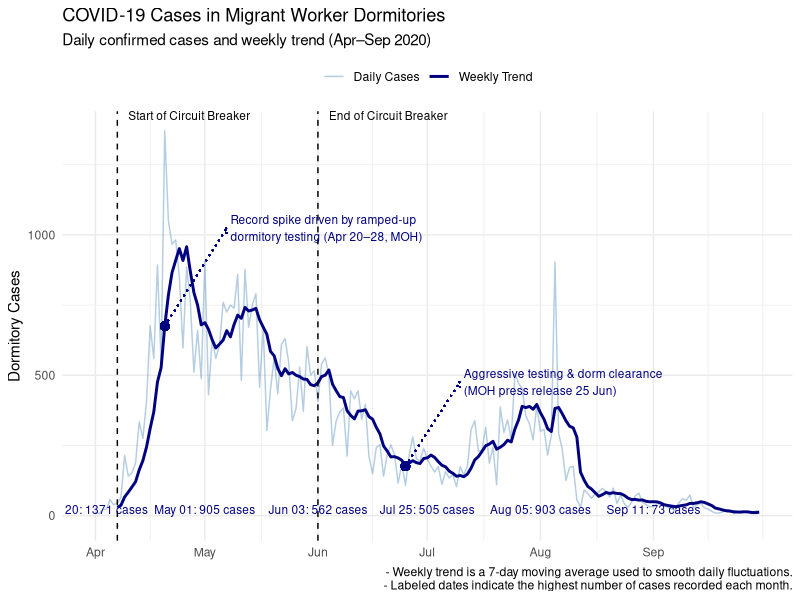
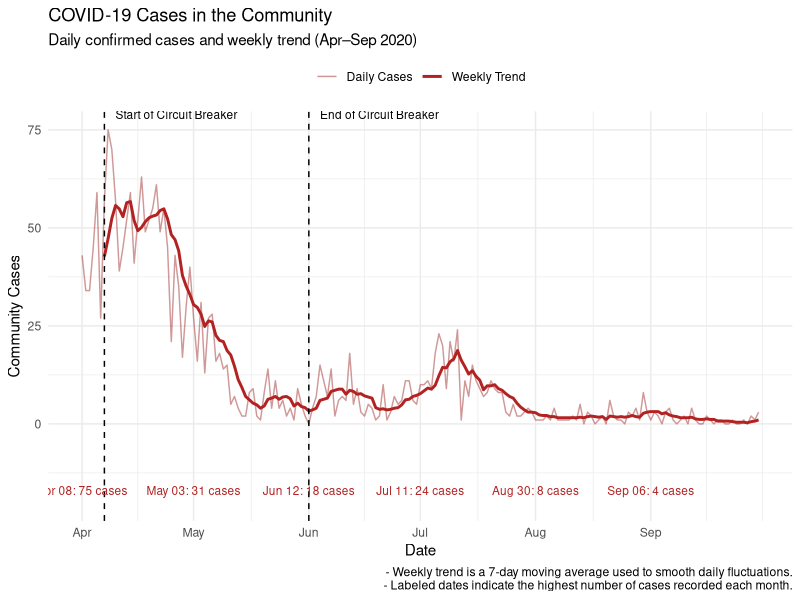
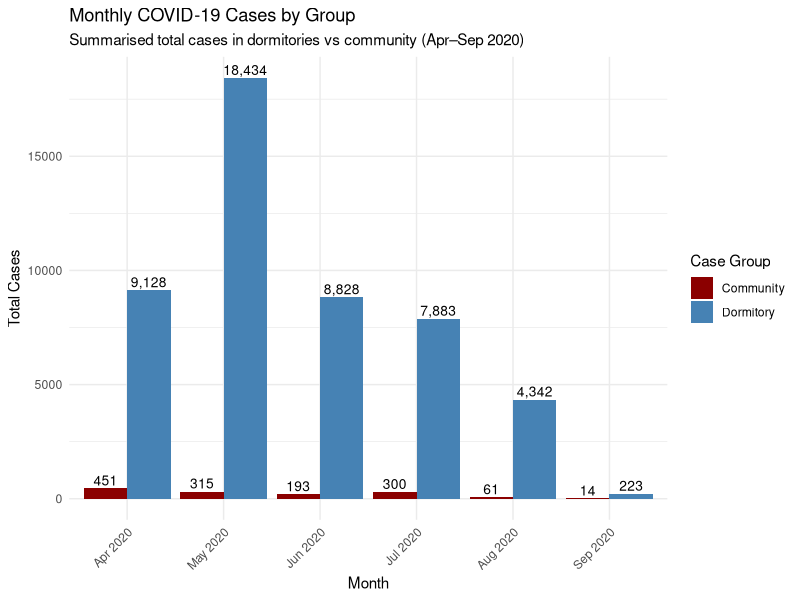
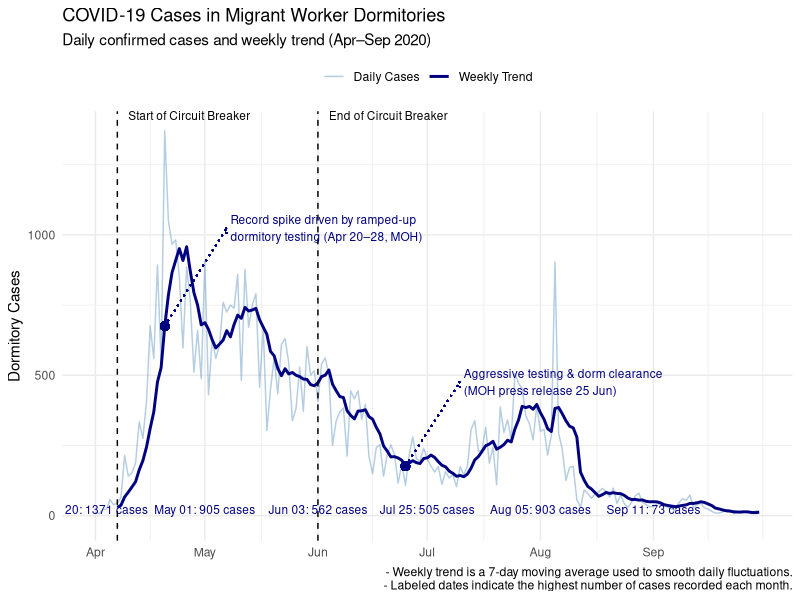
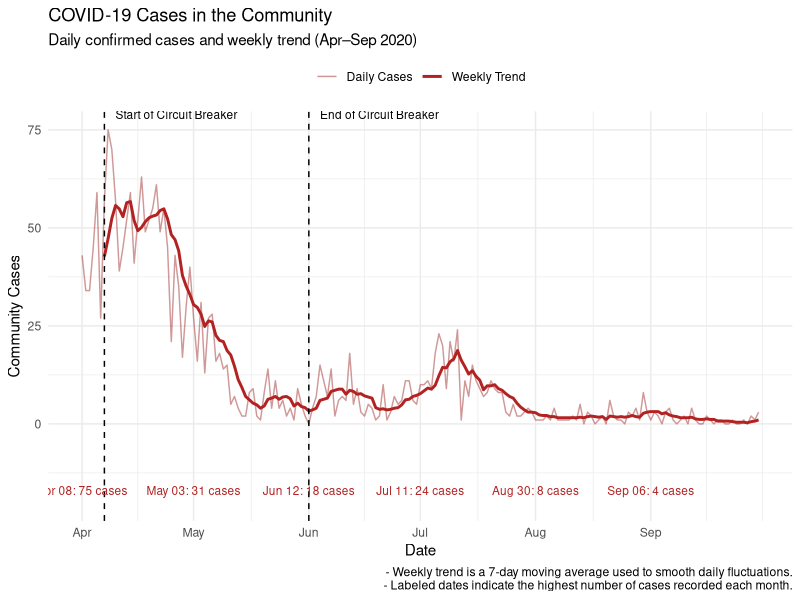
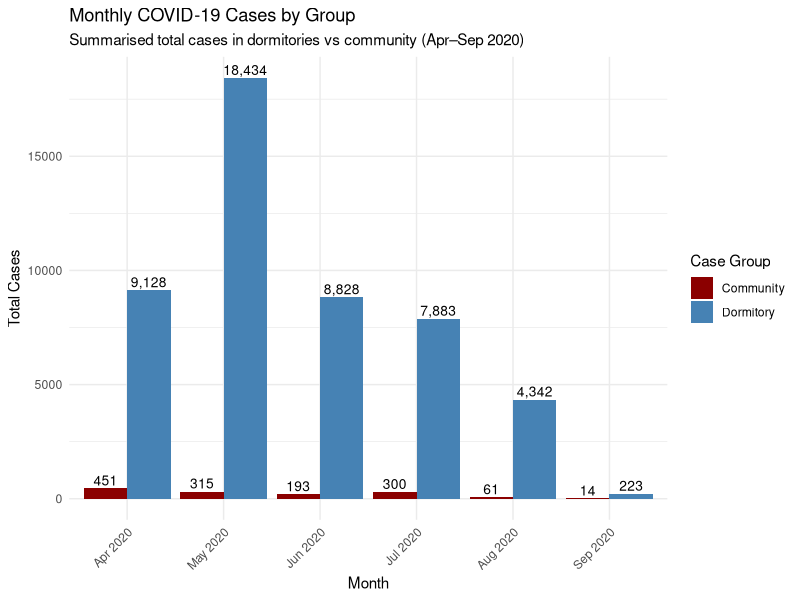

These figures' R source, in order:
## ---- chunk 1
# Load necessary libraries
library(tidyverse)
library(lubridate)
## ---- chunk 2
# Load the dataset
covid_data <- read_csv("covid19_sg.csv")
covid_data

# Count total number of NA values before cleaning
total_na_before <- sum(is.na(covid_data))
print(paste("Total NA values before cleaning:", as.numeric(total_na_before)))

## ---- chunk 3

# Clean dataset: replace NA in numeric columns with 0
covid_data <- covid_data %>%
  mutate(
    'Perc population completed at least one dose' = as.numeric(`Perc population completed at least one dose`),
    'Perc population completed vaccination' = as.numeric(`Perc population completed vaccination`),
    'Perc population taken booster shots' = as.numeric(`Perc population taken booster shots`),
  )

# Clean dataset: replace NA in numeric columns with 0
covid_clean <- covid_data %>%
  mutate(across(where(is.numeric), ~replace_na(., 0)))

# Count total number of 0s in numeric columns after cleaning
total_zeros_after <- covid_clean %>%
  select(where(is.numeric)) %>%
  summarise_all(~sum(. == 0)) %>%
  unlist() %>%
  sum()

print(paste("Total 0 values after cleaning:", as.numeric(total_zeros_after)))

## ---- chunk 4
#| label: Time Series Line Chart (Dormitory vs Community)
library(patchwork)
library(zoo)

# Filter data for focus period
covid_focus <- covid_clean %>%
  filter(Date >= as.Date("2020-04-01") & Date <= as.Date("2020-09-30")) %>%
  select(Date,
         Dormitory = `Local cases residing in dorms MOH report`,
         Community = `Local cases not residing in doms MOH report`) %>%
  mutate(
    Dormitory_MA = rollmean(Dormitory, k = 7, fill = NA, align = "right"),
    Community_MA = rollmean(Community, k = 7, fill = NA, align = "right"),
    Month = floor_date(Date, "month")
  )

# Dynamically compute monthly peak rows
dorm_peaks <- covid_focus %>%
  group_by(Month) %>%
  filter(Dormitory == max(Dormitory, na.rm = TRUE)) %>%
  slice(1) %>%  # Ensure only one row per month
  ungroup() %>%
  mutate(Label = paste0(format(Date, "%b %d"), ": ", Dormitory, " cases"),
         Month = floor_date(Month, "month"))  # Ensure it's 1st of month


comm_peaks <- covid_focus %>%
  group_by(Month) %>%
  filter(Community == max(Community, na.rm = TRUE)) %>%
  slice(1) %>%
  ungroup() %>%
  mutate(Label = paste0(format(Date, "%b %d"), ": ", Community, " cases"),
         Month = floor_date(Month, "month"))

# Point of interest (June 25)
annotate_point <- as.Date("2020-06-25")
annotate_y <- covid_focus %>% filter(Date == annotate_point) %>% pull(Dormitory_MA)

# Plot 1: Dormitory Cases
p1 <- ggplot(covid_focus, aes(x = Date)) +
  geom_line(
    aes(y = Dormitory, color = "Daily Cases"),
    alpha = 0.4) +
  geom_line(
    aes(y = Dormitory_MA, color = "Weekly Trend"),
    size = 1) +
  geom_vline(
    xintercept = as.Date("2020-04-07"),
    linetype = "dashed",
    color = "black") +
  geom_vline(
    xintercept = as.Date("2020-06-01"),
    linetype = "dashed",
    color = "black") +
  geom_text(
    data = dorm_peaks,
    aes(x = Month, y = -20, label = Label),
    inherit.aes = FALSE, 
    vjust = -0.8, size = 3, color = "navy") +
  geom_point(
    aes(x = annotate_point, y = annotate_y), 
    color = "navy", size = 2.5) + 
   geom_segment(
     aes(x = annotate_point, y = annotate_y, xend = annotate_point + 15, yend = annotate_y + 300),
     arrow = arrow(length = unit(0.15, "cm")),
     color = "navy", linetype = "dotted") +
  annotate("text", 
            x = as.Date("2020-04-10"), 
            y = max(covid_focus$Dormitory, na.rm = TRUE),
            label = "Start of Circuit Breaker",
            hjust = 0, vjust = -1.2, size = 3) +
  annotate("text",
           x = as.Date("2020-06-04"),
           y = max(covid_focus$Dormitory, na.rm = TRUE),
           label = "End of Circuit Breaker",
           hjust = 0, vjust = -1.2, size = 3) +
  annotate("text",
           x = annotate_point + 16,
           y = annotate_y + 300,
           label = "Aggressive testing & dorm clearance\n(MOH press release 25 Jun)",
           hjust = 0, size = 3, color = "navy") +
  scale_x_date(
    breaks = seq(as.Date("2020-04-01"), as.Date("2020-09-30"), by = "1 month"),
    date_labels = "%b",
    limits = c(as.Date("2020-04-01"), as.Date("2020-09-30"))
  ) +
  scale_color_manual(
    values = c("Daily Cases" = "steelblue", "Weekly Trend" = "navy")) +
  labs(
    title = "COVID-19 Cases in Migrant Worker Dormitories",
    subtitle = "Daily confirmed cases and weekly trend (Apr–Sep 2020)",
    caption = "- Weekly trend is a 7-day moving average used to smooth daily fluctuations.\n- Labeled dates indicate the highest number of cases recorded each month.",
    y = "Dormitory Cases", x = NULL, color = NULL) +
  theme_minimal() +
  theme(legend.position = "top")


# April spike annotation for Dormitory cases
combined_apr <- as.Date("2020-04-20")
combined_apr_y <- covid_focus %>% filter(Date == combined_apr) %>% pull(Dormitory_MA)

p1 <- p1 +
  geom_point(aes(x = combined_apr, y = combined_apr_y), color = "navy", size = 2.5) +
  geom_segment(aes(x = combined_apr, y = combined_apr_y,
                   xend = combined_apr + 17, yend = combined_apr_y + 350), arrow = arrow(length = unit(0.15, "cm")), color = "navy", linetype = "dotted") +
  annotate("text",
           x = combined_apr + 18,
           y = combined_apr_y + 350,
           label = "Record spike driven by ramped-up\ndormitory testing (Apr 20–28, MOH)",
           hjust = 0, size = 3, color = "navy")




# Plot 2: Community Cases
p2 <- ggplot(covid_focus, aes(x = Date)) +
  geom_line(aes(y = Community, color = "Daily Cases"), alpha = 0.4) +
  geom_line(aes(y = Community_MA, color = "Weekly Trend"), size = 1) +
  geom_vline(xintercept = as.Date("2020-04-07"), linetype = "dashed", color = "black") +
  geom_vline(xintercept = as.Date("2020-06-01"), linetype = "dashed", color = "black") +
  geom_text(data = comm_peaks, aes(x = Month, y = -20, label = Label),
          inherit.aes = FALSE, vjust = -0.8, size = 3, color = "firebrick") +
  annotate("text", x = as.Date("2020-04-10"), y = max(covid_focus$Community, na.rm = TRUE),
           label = "Start of Circuit Breaker", hjust = 0, vjust = -1.2, size = 3) +
  annotate("text", x = as.Date("2020-06-04"), y = max(covid_focus$Community, na.rm = TRUE),
           label = "End of Circuit Breaker", hjust = 0, vjust = -1.2, size = 3) +
  scale_x_date(
    breaks = seq(as.Date("2020-04-01"), as.Date("2020-09-30"), by = "1 month"),
    date_labels = "%b",
    limits = c(as.Date("2020-04-01"), as.Date("2020-09-30"))
  ) +
  scale_color_manual(values = c("Daily Cases" = "darkred", "Weekly Trend" = "firebrick")) +
  labs(
    title = "COVID-19 Cases in the Community",
    subtitle = "Daily confirmed cases and weekly trend (Apr–Sep 2020)",
    caption = "- Weekly trend is a 7-day moving average used to smooth daily fluctuations.\n- Labeled dates indicate the highest number of cases recorded each month.",
    y = "Community Cases", x = "Date", color = NULL
  ) +
  theme_minimal() +
  theme(legend.position = "top")

# Save each plot separately
ggsave("covid_dormitory_plot.png", p1, width = 12, height = 6)
ggsave("covid_community_plot.png", p2, width = 12, height = 6)

# Optionally display each one in sequence
p1
p2






## ---- chunk 5
#| label: Monthly cases bar plot (Dormitory vs Community)
library(scales)

# Prepare monthly summary
monthly_cases <- covid_clean %>%
  filter(Date >= as.Date("2020-04-20") & Date <= as.Date("2020-09-07")) %>%
  mutate(Month = floor_date(Date, "month")) %>%
  group_by(Month) %>%
  summarise(
    Dormitory = sum(`Local cases residing in dorms MOH report`, na.rm = TRUE),
    Community = sum(`Local cases not residing in doms MOH report`, na.rm = TRUE)
  ) %>%
  pivot_longer(cols = c(Dormitory, Community), names_to = "Group", values_to = "Cases") %>%
  mutate(Month = factor(format(Month, "%b %Y"), levels = format(seq.Date(as.Date("2020-04-01"), as.Date("2020-09-01"), by = "month"), "%b %Y")))

# Plot
monthly_bar <- ggplot(monthly_cases, aes(x = Month, y = Cases, fill = Group)) +
  geom_col(position = position_dodge(width = 0.9)) +
  geom_text(
    aes(label = comma(Cases)),
    position = position_dodge(width = 0.9),
    vjust = -0.3,
    size = 3.5
  ) +
  scale_fill_manual(values = c("Dormitory" = "steelblue", "Community" = "darkred")) +
  labs(
    title = "Monthly COVID-19 Cases by Group",
    subtitle = "Summarised total cases in dormitories vs community (Apr–Sep 2020)",
    x = "Month", y = "Total Cases", fill = "Case Group"
  ) +
  theme_minimal() +
  theme(axis.text.x = element_text(angle = 45, hjust = 1))

# Save and view
ggsave("monthly_covid_cases_grouped.png", monthly_bar, width = 10, height = 6)
monthly_bar

## ---- chunk 6
